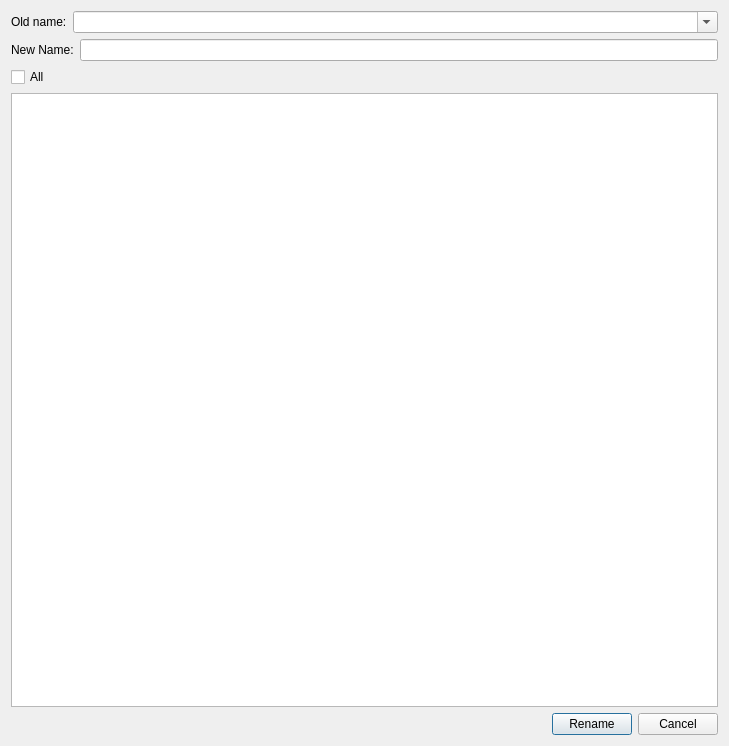
<?xml version="1.0" encoding="UTF-8"?>
<ui version="4.0">
 <class>RenameClassDialog</class>
 <widget class="QDialog" name="RenameClassDialog">
  <property name="geometry">
   <rect>
    <x>0</x>
    <y>0</y>
    <width>729</width>
    <height>746</height>
   </rect>
  </property>
  <property name="windowTitle">
   <string>Rename Class</string>
  </property>
  <layout class="QVBoxLayout" name="verticalLayout">
   <item>
    <layout class="QHBoxLayout" name="horizontalLayout" stretch="0,1">
     <item>
      <widget class="QLabel" name="label">
       <property name="text">
        <string>Old name:</string>
       </property>
      </widget>
     </item>
     <item>
      <widget class="QComboBox" name="class_cb">
       <property name="editable">
        <bool>true</bool>
       </property>
      </widget>
     </item>
    </layout>
   </item>
   <item>
    <layout class="QHBoxLayout" name="horizontalLayout_2">
     <item>
      <widget class="QLabel" name="label_2">
       <property name="text">
        <string>New Name:</string>
       </property>
      </widget>
     </item>
     <item>
      <widget class="QLineEdit" name="new_name_edit"/>
     </item>
    </layout>
   </item>
   <item>
    <layout class="QHBoxLayout" name="horizontalLayout_4">
     <item>
      <widget class="QCheckBox" name="include_all_cb">
       <property name="text">
        <string>All</string>
       </property>
       <property name="checkable">
        <bool>true</bool>
       </property>
       <property name="checked">
        <bool>false</bool>
       </property>
       <property name="tristate">
        <bool>false</bool>
       </property>
      </widget>
     </item>
     <item>
      <spacer name="horizontalSpacer_2">
       <property name="orientation">
        <enum>Qt::Horizontal</enum>
       </property>
       <property name="sizeHint" stdset="0">
        <size>
         <width>40</width>
         <height>20</height>
        </size>
       </property>
      </spacer>
     </item>
    </layout>
   </item>
   <item>
    <widget class="QListWidget" name="occurences_lit"/>
   </item>
   <item>
    <layout class="QHBoxLayout" name="horizontalLayout_3">
     <item>
      <spacer name="horizontalSpacer">
       <property name="orientation">
        <enum>Qt::Horizontal</enum>
       </property>
       <property name="sizeHint" stdset="0">
        <size>
         <width>40</width>
         <height>20</height>
        </size>
       </property>
      </spacer>
     </item>
     <item>
      <widget class="QPushButton" name="ok_btn">
       <property name="text">
        <string>Rename</string>
       </property>
      </widget>
     </item>
     <item>
      <widget class="QPushButton" name="cancel_btn">
       <property name="text">
        <string>Cancel</string>
       </property>
      </widget>
     </item>
    </layout>
   </item>
  </layout>
 </widget>
 <resources/>
 <connections/>
</ui>
